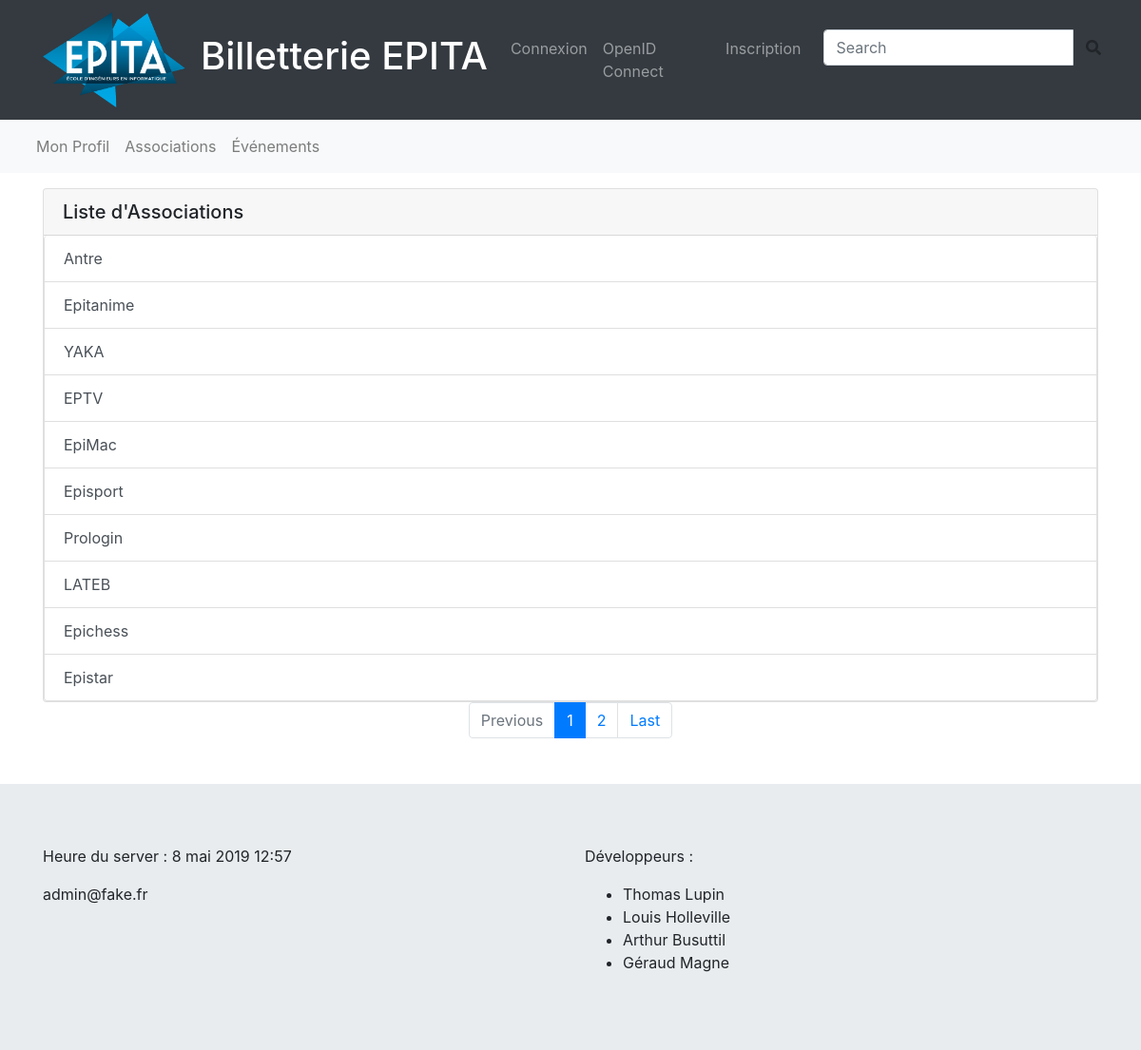
/assos/, run on the app's committed database.
### billapp/models.py (models this page shows, shortened)
class Association(models.Model):
    name = models.CharField(max_length=64)
    logo_path = models.ImageField(upload_to=assos_image_path)
    email = models.CharField(max_length=64)
    description = models.TextField()

### billapp/views.py (the view)
# urls.py: path('assos/', views.AssociationListView.as_view(), name='assos_list'),
class AssociationListView(generic.ListView):
    template_name = "billapp/association_list.html"
    model = Association
    def get_queryset(self):
        set = super().get_queryset();
        paginator = Paginator(set, 10)
        page = self.request.GET.get("page")
        return paginator.get_page(page)

### billapp/templatetags/tools.py (called while the page is built)
@register.simple_tag
def get_admin_email():
    user = User.objects.filter(groups__name="Admin")
    if not user:
        return "NO ADMIN"
    return user[0].email

### billapp/templates/billapp/association_list.html (shortened to what this page needs)
{% extends 'base.html' %}
{% load static %}
{% block content %}
    <div class="card mt-3">
        <h5 class="card-header">Liste d'Associations</h5>
        <div class="list-group">
            {% for assos in object_list %}
                <a href="{% url 'association' pk=assos.pk %}" class="list-group-item list-group-item-action">
                    {{ assos.name }}
                </a>
            {% empty %}
                <a href="#" class="list-group-item list-group-item-action active">
                    Aucune association.
                </a>
            {% endfor %}
        </div>
    </div>
    {% include 'pagination.html' %}
{% endblock content %}

### billapp/templates/base.html (shortened to what this page needs)
{% load static %}
{% load tools %}
<!DOCTYPE html>
<html lang="fr">
<head>
    <link rel="stylesheet" href={% static "billapp/css/bootstrap.min.css" %}>
    <link rel="stylesheet" href={% static "billapp/css/fontawesome.css" %}>
    <link rel="stylesheet" href={% static "billapp/css/main.css" %}>
</head>
<body>
    <nav class="navbar navbar-expand-lg navbar-dark bg-dark static-top">
        <div class="container">
            <a class="navbar-brand" href="{% url 'index' %}">
                <img src={% static "billapp/img/logo-epita.png" %} height="100" width="150" alt="">
            </a>
            <a class="navbar-brand" href="{% url 'index' %}">
                <h1>Billetterie EPITA</h1>
            </a>
            <div class="collapse navbar-collapse" id="navbarResponsive">
                <ul class="navbar-nav ml-auto">
                {% if user.is_authenticated %}
                    <li class="nav-item">
                        <div class="navbar-text text-light">
                            {{ user.first_name }} {{ user.last_name }}
                        </div>
                    </li>
                    <li class="nav-item">
                        <a class="nav-link" href="{% url 'log_out' %}">Déconnexion</a>
                    </li>
                {% else %}
                    <li class="nav-item">
                        <a class="nav-link" href="{% url 'connection' %}?next={{ request.path }}">Connexion</a>
                    </li>
                    <li class="nav-item">
                        <a class="nav-link" href="{% url 'social:begin' backend='epita' %}?next={{ request.path }}">OpenID Connect</a>
                    </li>
                    <li class="nav-item">
                        <a class="nav-link" href="{% url 'registration' %}">Inscription</a>
                    </li>
                {% endif %}
                    <li>
                        <form>
                            <div class="input-group ml-3">
                                <input type="text" class="form-control" placeholder="Search">
                                <div class="input-group-btn">
                                    <button class="btn btn-default" type="submit">
                                        <i class="fas fa-search"></i>
                                    </button>
                                </div>
                            </div>
                        </form>
                    </li>
                </ul>
            </div>
        </div>
    </nav>
    <nav id="nav" class="navbar navbar-expand  navbar-light bg-light">
        <div class="container">
            <ul class="navbar-nav mr-auto">
                <li class="nav-item">
                    <a class="nav-link" href="{% url 'own_profile' %}">Mon Profil</a>
                </li>
                <li class="nav-item">
                    <a class="nav-link" href="{% url 'assos_list' %}">Associations</a>
                </li>
                <li class="nav-item">
                    <a class="nav-link" href="{% url 'events_list' %}">Événements</a>
                </li>
            </ul>
        </div>
    </nav>
    <main role="main" class="container">
        {% block content %}
        {% endblock content %}
    </main>
    <footer class="jumbotron jumbotron-fluid mt-5 mb-0">
        <div class="container">
            <div class="row">
                <div class="col-6">
                    <p>
                        Heure du server : {% now "j F Y H:i" %}
                    </p>
                    <p>
                        {% get_admin_email %}
                    </p>
                </div>
                <div class="col-6">
                    <p>Développeurs :</p>
                    <ul>
                        <li>Thomas Lupin</li>
                        <li>Louis Holleville</li>
                        <li>Arthur Busuttil</li>
                        <li>Géraud Magne</li>
                    </ul>
                </div>
            </div>
        </div>
    </footer>
</body>
</html>

### data on the page
Association: name "Antre"
Association: name "Epitanime"
Association: name "YAKA"
Association: name "EPTV"
Association: name "EpiMac"
Association: name "Episport"
Association: name "Prologin"
Association: name "LATEB"
Association: name "Epichess"
Association: name "Epistar"

### other printed values
{{ i }} "1" "2"
